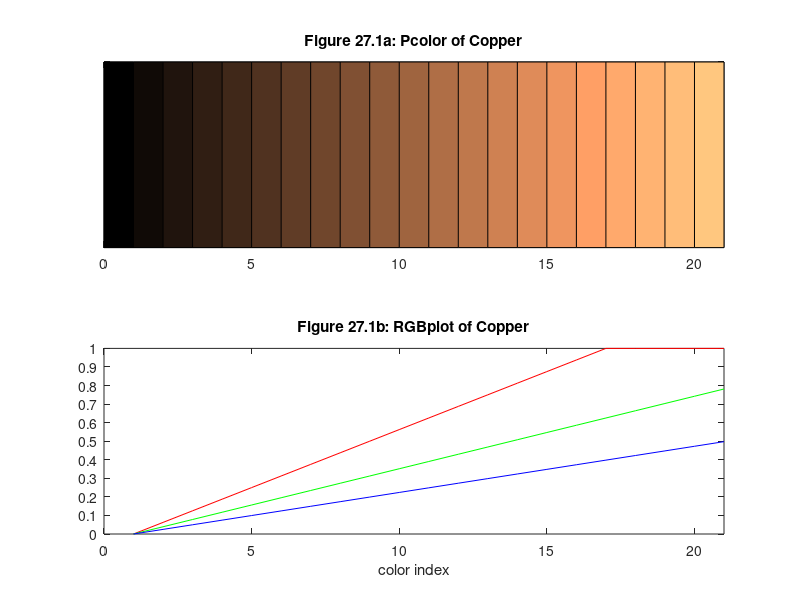

Reproduce this figure in MATLAB.
n = 21;
map=copper(n);
colormap(map)
subplot(2,1,1)
x=0:n;
y=[0 1];
[xx,yy]=meshgrid(x,y);
c=[1:n+1;1:n+1];
pcolor(xx,yy,c)
set(gca,'Yticklabel','')
title('Figure 27.1a: Pcolor of Copper')
subplot(2,1,2)
rgbplot(map)
xlim([0,n])
title('Figure 27.1b: RGBplot of Copper')
